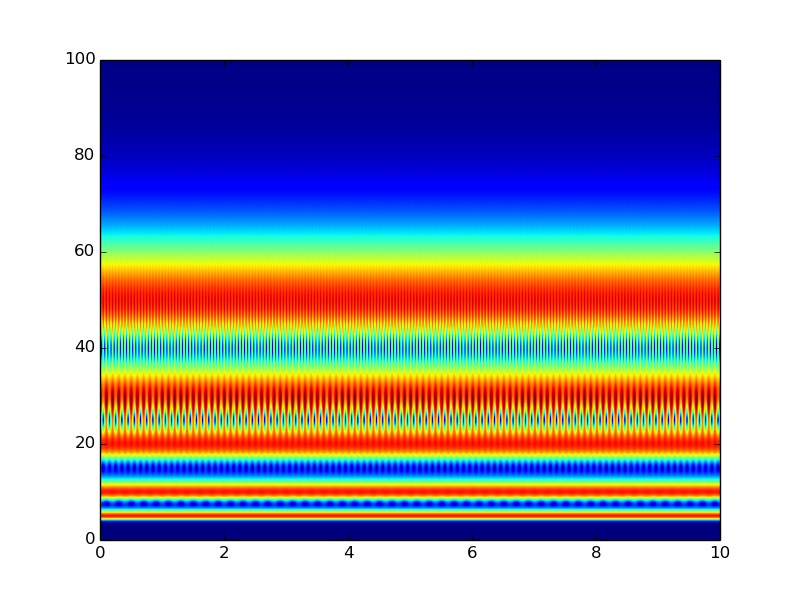

Recreate this plot in Python.
#!/usr/bin/env python
# -*- coding: utf-8 -*-


"""
Created on Mon Jan 03 19:19:16 2011

@author: Chris Lee-Messer
"""

import numpy as np
import stockwell.smt as smt
import stockwell

# visualization
import matplotlib.pyplot as plt
from matplotlib.offsetbox import TextArea, DrawingArea, OffsetImage, \
     AnnotationBbox
from matplotlib.cbook import get_sample_data
from mpl_toolkits.axes_grid1 import make_axes_locatable
from mpl_toolkits.axes_grid1 import host_subplot

Fs = 200
P = 1.0/Fs
T = 10.0
t = np.arange(0,T,P)
L = len(t)
twopi = 2*3.1415

# create a list of different sin waves at different frequencies
ss = [np.sin(twopi*f*t) for f in [5,10,20,30,50]]
y = np.zeros(L,dtype='float64')

for s in ss:  y+= s

sy = smt.st(y)
rsy = abs(sy)
sy10 = smt.st(y,0,100)
rsy10 = abs(sy10)


K=4
lowf, hif = 0,500
tapers = smt.calc_tapers(K,L)
mty = smt.mtst(K, tapers, y, lowf,hif)

# which rows have which frequencies?
freqticks = [stockwell.st_rowfreq(rr, Fs, L) for rr in [100,200,300,400,500]]


f = plt.figure()
# extent = 0, T, 0, Fs/2.0
# plt.imshow(rsy,extent=extent,aspect='auto', origin='lower')

def plotspec(psx, fs, lofreq=None, hifreq=None, t1=None, t2=None):
    extent = [0,psx.shape[1], 0.0, fs/2.0]
    if t1 != None and t2 != None:
        extent[0] = t1
        extent[1] = t2
    if lofreq != None:
        extent[2] = lofreq
    if hifreq != None:
        extent[3] = hifreq

    return plt.imshow(psx, extent=extent, aspect='auto', origin='lower')

plotspec(rsy, fs=Fs, t1=0, t2=T)
plt.savefig('synthetic2.png')

f = plt.figure()
fa = plt.subplot(311)
plt.plot(y)
ax=plt.subplot(312)
# plt.setp(ax, yticks=[10,25,50])
plt.imshow(rsy,aspect='auto')
plt.ylabel('frequency(Hz)')
yloc,ylab=plt.yticks()
plt.title('Stockwell transform spectrogram')
plt.savefig("Stockwell transform spectrogram.png")
phase1 = plt.subplot(313)

f2 = plt.figure()
fa2 = plt.subplot(211)
plt.plot(y)
ax2_212=plt.subplot(212)
# plt.setp(ax, yticks=[10,25,50])
plt.imshow(mty,aspect='auto')
plt.ylabel('frequency(Hz)')
yloc2,ylab2=plt.yticks()
plt.title("multi-taper stockwell transform spectrogram")
plt.savefig("Multi-taper Stockwell transform spectrogram.png")

plt.show()

# divider = make_axes_locatable(ax)
#cax = divider.append_axes("right", size="5%", pad=0.05)



